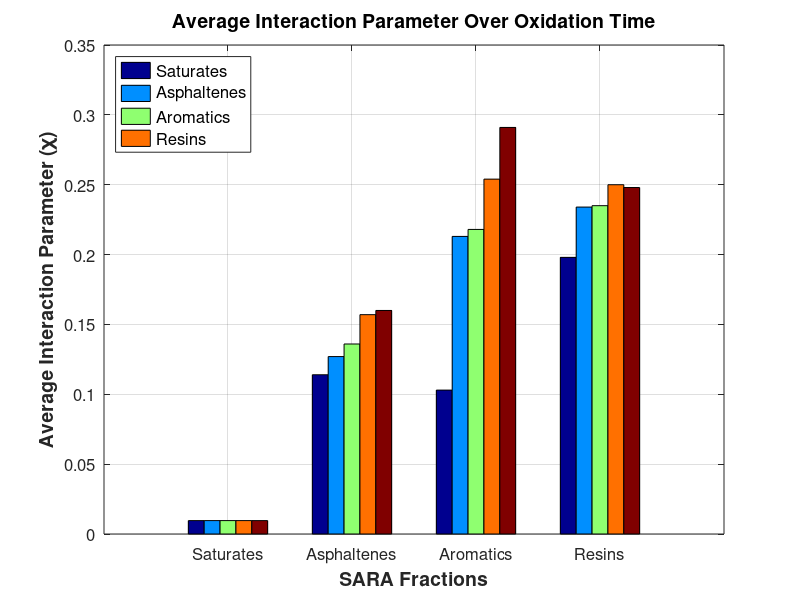

The MATLAB source for this figure:
% Data: Average Interaction Parameter for SARA Fractions Over Oxidation Time
data = [0.0096, 0.114, 0.103, 0.198;
        0.0096, 0.127, 0.213, 0.234;
        0.0096, 0.136, 0.218, 0.235;
        0.0096, 0.157, 0.254, 0.250;
        0.0096, 0.160, 0.291, 0.248];

data_stacked = data';
% Labels for oxidation days
xlabels = {'Saturates','Asphaltenes','Aromatics','Resins'};
legendlabels = {'Day 0', 'Day 1', 'Day 5', 'Day 10', 'Day 30'};

figure;
hold on;

bar(data_stacked, 'hist');
colormap(jet);

% Set x-axis labels as oxidation days
set(gca, 'XTick', 1:4, 'XTickLabel', xlabels, 'FontSize', 12);
set(gcf, 'Units', 'inches', 'Position', [1, 1, 10, 8]);

% Labels and title
xlabel('SARA Fractions', 'FontWeight', 'bold', 'FontSize', 14);
ylabel('Average Interaction Parameter (\chi)', 'FontWeight', 'bold', 'FontSize', 14);
title('Average Interaction Parameter Over Oxidation Time', 'FontSize', 14, 'FontWeight', 'bold');

% Add legend for SARA fractions
legend(legendlabels, 'Location','NorthWest');
legend({'Saturates', 'Asphaltenes', 'Aromatics', 'Resins'}, 'Location', 'NorthWest', 'FontSize', 12);

% Grid and box for clarity
grid on;
box on;

% Rotate x-axis labels for better readability if needed
xtickangle(45);

hold off;

